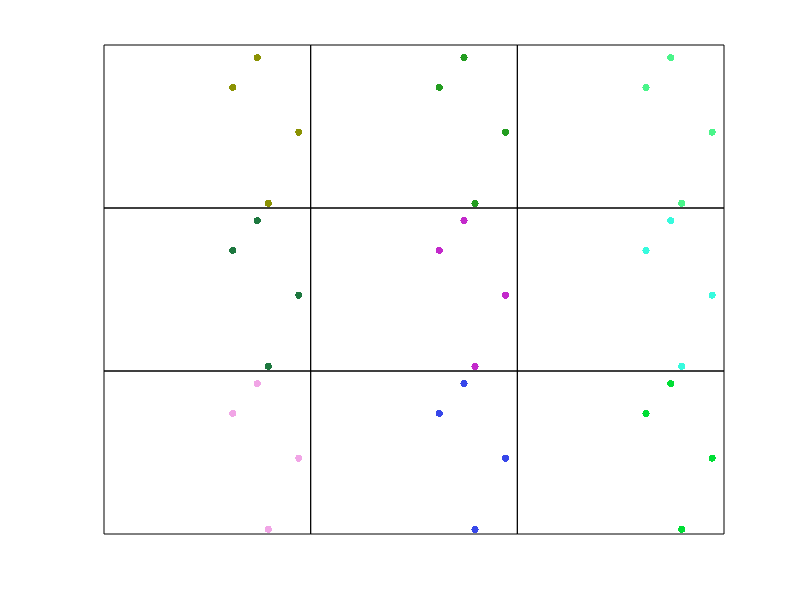

This figure's MATLAB source:
% This code takes a single realization of a (homogeneous) Poisson point 
% process on a rectangle and opies or tiles it, wrapping around the 
% original rectangle. 
% 
% It can also tile a random Poisson point process, meaning each tile will 
% have a different realization
%
% Author: H. Paul Keeler, 2022.
% Website: hpaulkeeler.com
% Repository: github.com/hpaulkeeler/posts

clearvars; close all; clc;

numbSimS=1; %number of street simulations
seedRandS=5; %random seed for reproducing results (-1 to use computer seed)
boolePlot=1; %set to 1 to plot street layout, 0 for no plot

choiceTile=1; %1 tile a single realization; 2 tile the random point process
numbWrap=1; %number tiles tiles are wrapped around centre tile

%Poisson point process parameter
lambdaS=5; %intensity (ie mean density) of the Poisson point process

%Simulation window parameters
xDelta=1; %width
yDelta=1; %height
x0=0; %x centre
y0=0; %y centre
xMin=x0-xDelta/2; %minimum x value
xMax=x0+xDelta/2; %maximum x value
yMin=y0-yDelta/2; %minimum y value
yMax=y0+yDelta/2; %maximum y value
areaTotal=xDelta*yDelta; %area of (inner) simulation window

%plotting parameters
%simulation window dimensions
dimBox=[xMin, yMin, xDelta, yDelta];
%axis limits
xAxisLim=[xMin, xMax]*1.2;
yAxisLim=[yMin, yMax]*1.2;

if seedRandS==-1
    %retrieves random seed used by computer
    seedRandS=rng().Seed;
else
    %sets random seed
    rng(seedRandS);
end

%tiling parameters
numbSide=(2*numbWrap+1); %width of tiling (ie number of tiles across)
numbTile=numbSide^2; %total number of tiles

for ss=1:numbSimS
    %loop through each simulation
    
    %%%START - Simulate Poisson point process - START%%%
    if choiceTile==1
        %tile realization
        numbPointsSingle=poissrnd(areaTotal*lambdaS);
        %Poisson number of points (repeated numbTile times)
        numbPoints=repmat(numbPointsSingle,numbTile,1);
        numbPointsTotal=sum(numbPoints); % number of points in all the tiles
        %x/y coordinates of a realization of Poisson process
        xxSingle=xDelta*(rand(numbPointsSingle,1))+xMin;
        yySingle=yDelta*(rand(numbPointsSingle,1))+yMin;
        %repeat realization numbTile times
        xx=repmat(xxSingle,numbTile,1);
        yy=repmat(yySingle,numbTile,1);
        
    elseif choiceTile==2
        %tile point process
        %numbTile number of Poisson number of points
        numbPoints=poissrnd(areaTotal*lambdaS,numbTile,1);
        numbPointsTotal=sum(numbPoints); % number of points in all the tiles
        %x/y coordinates of copies of a Poisson process
        xx=xDelta*(rand(numbPointsTotal,1))+xMin;
        yy=yDelta*(rand(numbPointsTotal,1))+yMin;
    else
        %Test case - KEEP FOR Python code
        xxSingle=[-.3;-.4;0;.2;.1;.2]/2;
        yySingle=[.4;.3;.1;.1;.3;.4];
        numbPointsSingle=numel(xxSingle);
        numbPoints=repmat(numbPointsSingle,numbTile,1);
        numbPointsTotal=sum(numbPoints); % number of points in all the tiles
                %repeat realization numbTile times
        xx=repmat(xxSingle(:),numbTile,1);
        yy=repmat(yySingle(:),numbTile,1);
    end
        
    % convert to cell arrays, where each cell is a tile
    xxTiledCell=mat2cell(xx,numbPoints);
    yyTiledCell=mat2cell(yy,numbPoints);
    %%%END - Simulate Poisson point process - END%%%
    
    %%%START - Tile point process by shifting x/y values - START%%%
    xShift=xDelta*(-numbWrap:numbWrap); %all possible x value shifts
    yShift=yDelta*(-numbWrap:numbWrap); %all possible y value shifts
    
    % update plotting boole variable (ie no plot with two many points)
    boolePlotSim=boolePlot&&(numbPointsTotal<100*numbTile);
    % create figure
    if boolePlotSim&&(ss==numbSimS)
        figure;
        hold on;
    end
    
    countTile=1; %initialize tile count
    for ii=1:numbSide
        %loop through each x shift (corresponding to horizontal tiling)
        
        for jj=1:numbSide
            %loop through each y shift (corresponding to vertical tiling)
            
            %shift x and y values
            xxTiledCell{countTile}=xxTiledCell{countTile}+xShift(ii);
            yyTiledCell{countTile}=yyTiledCell{countTile}+yShift(jj);
            
            if boolePlotSim&&(ss==numbSimS)
                %plot each tile
                xxPlot=xxTiledCell{countTile};
                yyPlot=yyTiledCell{countTile};
                colorTemp=rand(1,3); %each color is a different vector
                plot(xxPlot,yyPlot,'.','MarkerSize',16,'Color',colorTemp);
                %update box/tile dimensions
                dimBoxTemp=[xMin+xShift(ii), yMin+yShift(jj), xDelta, yDelta];
                %draw box in black
                rectangle('Position',dimBoxTemp,'EdgeColor','k');
                
                %if last tile, adjust plot settings
                if countTile==numbTile
                    xlim([-numbSide*xDelta, numbSide*xDelta]/2);
                    ylim([-numbSide*xDelta, numbSide*xDelta]/2);
                    %remove ticks on x and y axes
                    xticks([]);
                    yticks([]);
                    set(gca,'xcolor','none','ycolor','none'); %remove axis lines
                end
            end
            countTile=countTile+1;
        end
    end
    
    %turn coordinate cell arrays into 1-D vectors
    xxTiled=cell2mat(xxTiledCell);
    yyTiled=cell2mat(yyTiledCell);
    %%%END - Tile point process by shifting x/y values - END%%%    
end